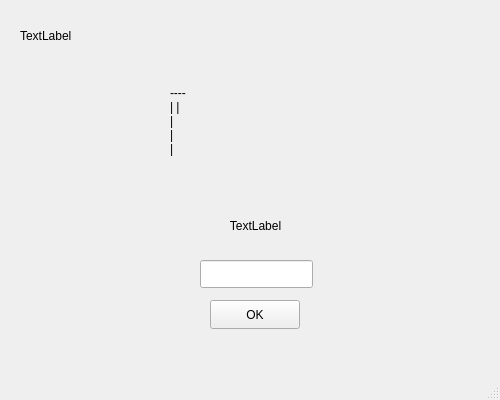
<?xml version="1.0" encoding="UTF-8"?>
<ui version="4.0">
 <class>MainWindow</class>
 <widget class="QMainWindow" name="MainWindow">
  <property name="geometry">
   <rect>
    <x>0</x>
    <y>0</y>
    <width>500</width>
    <height>400</height>
   </rect>
  </property>
  <property name="windowTitle">
   <string>MainWindow</string>
  </property>
  <widget class="QWidget" name="centralwidget">
   <widget class="QLineEdit" name="lineLetter">
    <property name="geometry">
     <rect>
      <x>200</x>
      <y>260</y>
      <width>113</width>
      <height>28</height>
     </rect>
    </property>
    <property name="maxLength">
     <number>1</number>
    </property>
   </widget>
   <widget class="QPushButton" name="btnGuess">
    <property name="geometry">
     <rect>
      <x>210</x>
      <y>300</y>
      <width>90</width>
      <height>29</height>
     </rect>
    </property>
    <property name="text">
     <string>OK</string>
    </property>
   </widget>
   <widget class="QLabel" name="labelWord">
    <property name="geometry">
     <rect>
      <x>130</x>
      <y>210</y>
      <width>251</width>
      <height>31</height>
     </rect>
    </property>
    <property name="text">
     <string>TextLabel</string>
    </property>
    <property name="textFormat">
     <enum>Qt::TextFormat::AutoText</enum>
    </property>
    <property name="alignment">
     <set>Qt::AlignmentFlag::AlignCenter</set>
    </property>
   </widget>
   <widget class="QLabel" name="labelAttempts">
    <property name="geometry">
     <rect>
      <x>20</x>
      <y>10</y>
      <width>131</width>
      <height>51</height>
     </rect>
    </property>
    <property name="text">
     <string>TextLabel</string>
    </property>
   </widget>
   <widget class="QLabel" name="labelHangman">
    <property name="geometry">
     <rect>
      <x>170</x>
      <y>40</y>
      <width>201</width>
      <height>161</height>
     </rect>
    </property>
    <property name="text">
     <string>----
| |
|
|
|</string>
    </property>
   </widget>
  </widget>
  <widget class="QMenuBar" name="menubar">
   <property name="geometry">
    <rect>
     <x>0</x>
     <y>0</y>
     <width>500</width>
     <height>25</height>
    </rect>
   </property>
  </widget>
  <widget class="QStatusBar" name="statusbar"/>
 </widget>
 <resources/>
 <connections/>
</ui>
